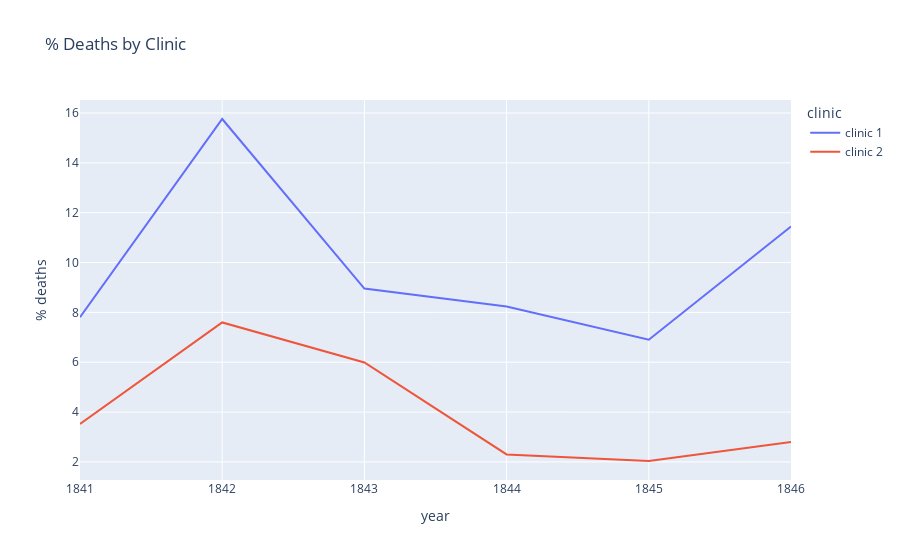

The notebook cell saved with this chart:
### Markdown cell above
### Plotting the Proportion of Yearly Deaths by Clinic

### Code cell
pct_deaths = px.line(df_yearly, x='year', y=df_yearly.pct_deaths*100 , color='clinic', width=900, title='% Deaths by Clinic')
pct_deaths.update_layout(yaxis_title='% deaths')
pct_deaths.show()

### Figure 1 — Plotly figure (JSON) as saved in the notebook; plotly's stock layout.template omitted (floating-point values rounded to 4 significant figures)
{"data": [{"hovertemplate": "clinic=clinic 1<br>year=%{x}<br>y=%{y}<extra></extra>", "legendgroup": "clinic 1", "line": {"color": "#636efa", "dash": "solid"}, "marker": {"symbol": "circle"}, "mode": "lines", "name": "clinic 1", "orientation": "v", "showlegend": true, "type": "scatter", "x": [1841, 1842, 1843, 1844, 1845, 1846], "xaxis": "x", "y": [7.806, 15.76, 8.954, 8.236, 6.901, 11.45], "yaxis": "y"}, {"hovertemplate": "clinic=clinic 2<br>year=%{x}<br>y=%{y}<extra></extra>", "legendgroup": "clinic 2", "line": {"color": "#EF553B", "dash": "solid"}, "marker": {"symbol": "circle"}, "mode": "lines", "name": "clinic 2", "orientation": "v", "showlegend": true, "type": "scatter", "x": [1841, 1842, 1843, 1844, 1845, 1846], "xaxis": "x", "y": [3.522, 7.597, 5.988, 2.3, 2.036, 2.797], "yaxis": "y"}], "layout": {"legend": {"title": {"text": "clinic"}, "tracegroupgap": 0}, "title": {"text": "% Deaths by Clinic"}, "width": 900, "xaxis": {"anchor": "y", "domain": [0, 1], "title": {"text": "year"}}, "yaxis": {"anchor": "x", "domain": [0, 1], "title": {"text": "% deaths"}}}}
